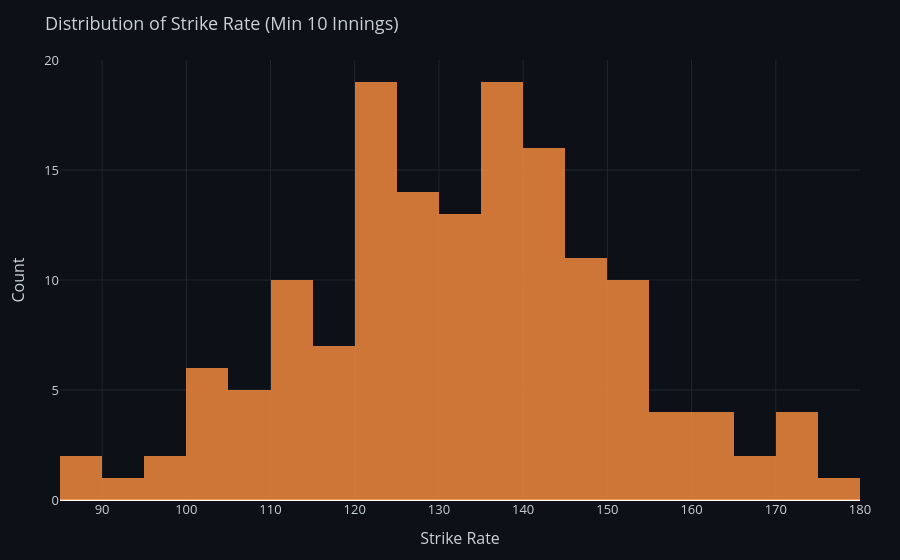

The notebook cell saved with this chart:
### Markdown cell above
### 3.4 Strike Rate Distribution

### Code cell
fig = go.Figure()
fig.add_trace(go.Histogram(
    x=most_runs['strike_rate'], nbinsx=20,
    marker_color='#F0883E', opacity=0.85,
))
fig.update_layout(
    **LAYOUT, title='Distribution of Strike Rate (Min 10 Innings)',
    xaxis_title='Strike Rate', yaxis_title='Count',
)
plt.tight_layout()
plt.savefig("../charts/eda_distribution_of_strike_rate.png", dpi=300, bbox_inches="tight")
fig.show()

print("\n💡 Insight: Strike rates cluster between 120–145, which aligns with "
      "the T20 norm. Players below 110 SR are likely lower-order batters "
      "or specialist bowlers with bat. Players above 160 are pure hitters.")

### Figure 1 — Plotly figure (JSON) as saved in the notebook; plotly's stock layout.template omitted (floating-point values rounded to 4 significant figures; data arrays with more than 128 entries replaced by an {"elided": "..."} marker saying what was removed)
{"data": [{"marker": {"color": "#F0883E"}, "nbinsx": 20, "opacity": 0.85, "type": "histogram", "x": {"elided": "150 float values"}}], "layout": {"font": {"color": "#C9D1D9", "size": 13}, "margin": {"b": 60, "l": 60, "r": 40, "t": 60}, "paper_bgcolor": "#0D1117", "plot_bgcolor": "#0D1117", "title": {"text": "Distribution of Strike Rate (Min 10 Innings)"}, "xaxis": {"gridcolor": "#21262D", "title": {"text": "Strike Rate"}}, "yaxis": {"gridcolor": "#21262D", "title": {"text": "Count"}}}}
